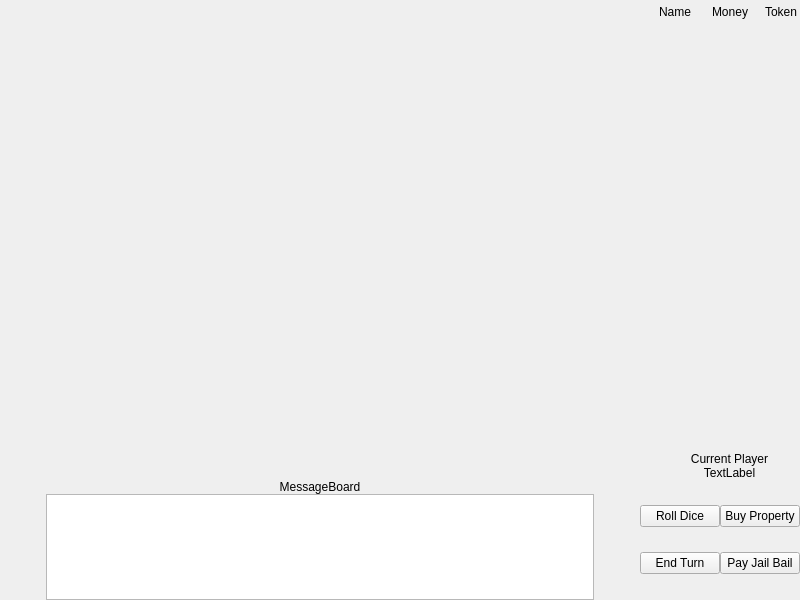
<?xml version="1.0" encoding="UTF-8"?>
<ui version="4.0">
 <class>GameWindow</class>
 <widget class="QMainWindow" name="GameWindow">
  <property name="geometry">
   <rect>
    <x>0</x>
    <y>0</y>
    <width>800</width>
    <height>600</height>
   </rect>
  </property>
  <property name="windowTitle">
   <string>MainWindow</string>
  </property>
  <widget class="QWidget" name="centralwidget">
   <layout class="QVBoxLayout" name="verticalLayout" stretch="8,2">
    <property name="spacing">
     <number>0</number>
    </property>
    <property name="leftMargin">
     <number>0</number>
    </property>
    <property name="topMargin">
     <number>0</number>
    </property>
    <property name="rightMargin">
     <number>0</number>
    </property>
    <property name="bottomMargin">
     <number>0</number>
    </property>
    <item>
     <layout class="QHBoxLayout" name="board_players_layout" stretch="1,12,1,3">
      <property name="spacing">
       <number>0</number>
      </property>
      <item>
       <spacer name="horizontalSpacer_2">
        <property name="orientation">
         <enum>Qt::Orientation::Horizontal</enum>
        </property>
        <property name="sizeHint" stdset="0">
         <size>
          <width>40</width>
          <height>20</height>
         </size>
        </property>
       </spacer>
      </item>
      <item>
       <layout class="QGridLayout" name="board_layout" rowstretch="5,5,5,5,5,5,5,5,5,5,5" columnstretch="5,5,5,5,5,5,5,5,5,5,5" rowminimumheight="0,0,0,0,0,0,0,0,0,0,0" columnminimumwidth="0,0,0,0,0,0,0,0,0,0,0">
        <property name="spacing">
         <number>0</number>
        </property>
        <item row="0" column="8">
         <widget class="QWidget" name="tile_9" native="true"/>
        </item>
        <item row="1" column="10">
         <widget class="QWidget" name="tile_12" native="true"/>
        </item>
        <item row="0" column="1">
         <widget class="QWidget" name="tile_2" native="true"/>
        </item>
        <item row="0" column="10">
         <widget class="QWidget" name="tile_11" native="true"/>
        </item>
        <item row="0" column="4">
         <widget class="QWidget" name="tile_5" native="true"/>
        </item>
        <item row="7" column="10">
         <widget class="QWidget" name="tile_18" native="true"/>
        </item>
        <item row="0" column="2">
         <widget class="QWidget" name="tile_3" native="true"/>
        </item>
        <item row="4" column="10">
         <widget class="QWidget" name="tile_15" native="true"/>
        </item>
        <item row="0" column="9">
         <widget class="QWidget" name="tile_10" native="true"/>
        </item>
        <item row="0" column="5">
         <widget class="QWidget" name="tile_6" native="true"/>
        </item>
        <item row="8" column="10">
         <widget class="QWidget" name="tile_19" native="true"/>
        </item>
        <item row="2" column="10">
         <widget class="QWidget" name="tile_13" native="true"/>
        </item>
        <item row="6" column="10">
         <widget class="QWidget" name="tile_17" native="true"/>
        </item>
        <item row="0" column="6">
         <widget class="QWidget" name="tile_7" native="true"/>
        </item>
        <item row="0" column="0">
         <widget class="QWidget" name="tile_1" native="true"/>
        </item>
        <item row="3" column="10">
         <widget class="QWidget" name="tile_14" native="true"/>
        </item>
        <item row="0" column="7">
         <widget class="QWidget" name="tile_8" native="true"/>
        </item>
        <item row="0" column="3">
         <widget class="QWidget" name="tile_4" native="true"/>
        </item>
        <item row="9" column="10">
         <widget class="QWidget" name="tile_20" native="true"/>
        </item>
        <item row="5" column="10">
         <widget class="QWidget" name="tile_16" native="true"/>
        </item>
        <item row="10" column="10">
         <widget class="QWidget" name="tile_21" native="true"/>
        </item>
        <item row="10" column="9">
         <widget class="QWidget" name="tile_22" native="true"/>
        </item>
        <item row="10" column="8">
         <widget class="QWidget" name="tile_23" native="true"/>
        </item>
        <item row="10" column="7">
         <widget class="QWidget" name="tile_24" native="true"/>
        </item>
        <item row="10" column="6">
         <widget class="QWidget" name="tile_25" native="true"/>
        </item>
        <item row="10" column="5">
         <widget class="QWidget" name="tile_26" native="true"/>
        </item>
        <item row="10" column="4">
         <widget class="QWidget" name="tile_27" native="true"/>
        </item>
        <item row="10" column="3">
         <widget class="QWidget" name="tile_28" native="true"/>
        </item>
        <item row="10" column="2">
         <widget class="QWidget" name="tile_29" native="true"/>
        </item>
        <item row="10" column="1">
         <widget class="QWidget" name="tile_30" native="true"/>
        </item>
        <item row="10" column="0">
         <widget class="QWidget" name="tile_31" native="true"/>
        </item>
        <item row="9" column="0">
         <widget class="QWidget" name="tile_32" native="true"/>
        </item>
        <item row="8" column="0">
         <widget class="QWidget" name="tile_33" native="true"/>
        </item>
        <item row="7" column="0">
         <widget class="QWidget" name="tile_34" native="true"/>
        </item>
        <item row="6" column="0">
         <widget class="QWidget" name="tile_35" native="true"/>
        </item>
        <item row="5" column="0">
         <widget class="QWidget" name="tile_36" native="true"/>
        </item>
        <item row="4" column="0">
         <widget class="QWidget" name="tile_37" native="true"/>
        </item>
        <item row="3" column="0">
         <widget class="QWidget" name="tile_38" native="true"/>
        </item>
        <item row="2" column="0">
         <widget class="QWidget" name="tile_39" native="true"/>
        </item>
        <item row="1" column="0">
         <widget class="QWidget" name="tile_40" native="true"/>
        </item>
        <item row="2" column="2" rowspan="7" colspan="7">
         <widget class="QLabel" name="image">
          <property name="sizePolicy">
           <sizepolicy hsizetype="Ignored" vsizetype="Ignored">
            <horstretch>0</horstretch>
            <verstretch>0</verstretch>
           </sizepolicy>
          </property>
          <property name="text">
           <string/>
          </property>
          <property name="pixmap">
           <pixmap resource="resources.qrc">:/images/res/monopoly_logo.png</pixmap>
          </property>
          <property name="scaledContents">
           <bool>true</bool>
          </property>
         </widget>
        </item>
       </layout>
      </item>
      <item>
       <spacer name="horizontalSpacer">
        <property name="orientation">
         <enum>Qt::Orientation::Horizontal</enum>
        </property>
        <property name="sizeHint" stdset="0">
         <size>
          <width>40</width>
          <height>20</height>
         </size>
        </property>
       </spacer>
      </item>
      <item>
       <layout class="QVBoxLayout" name="verticalLayout_2" stretch="1,20">
        <property name="spacing">
         <number>0</number>
        </property>
        <item>
         <layout class="QHBoxLayout" name="horizontalLayout_3" stretch="3,3,2">
          <item>
           <widget class="QLabel" name="label_3">
            <property name="autoFillBackground">
             <bool>true</bool>
            </property>
            <property name="text">
             <string>Name</string>
            </property>
            <property name="alignment">
             <set>Qt::AlignmentFlag::AlignLeading|Qt::AlignmentFlag::AlignLeft|Qt::AlignmentFlag::AlignVCenter</set>
            </property>
           </widget>
          </item>
          <item>
           <widget class="QLabel" name="label_4">
            <property name="autoFillBackground">
             <bool>true</bool>
            </property>
            <property name="text">
             <string>Money</string>
            </property>
            <property name="alignment">
             <set>Qt::AlignmentFlag::AlignLeading|Qt::AlignmentFlag::AlignLeft|Qt::AlignmentFlag::AlignVCenter</set>
            </property>
           </widget>
          </item>
          <item>
           <widget class="QLabel" name="label_2">
            <property name="autoFillBackground">
             <bool>true</bool>
            </property>
            <property name="text">
             <string>Token</string>
            </property>
            <property name="alignment">
             <set>Qt::AlignmentFlag::AlignLeading|Qt::AlignmentFlag::AlignLeft|Qt::AlignmentFlag::AlignVCenter</set>
            </property>
           </widget>
          </item>
         </layout>
        </item>
        <item>
         <layout class="QVBoxLayout" name="players_widget_layout">
          <item>
           <spacer name="verticalSpacer">
            <property name="orientation">
             <enum>Qt::Orientation::Vertical</enum>
            </property>
            <property name="sizeHint" stdset="0">
             <size>
              <width>20</width>
              <height>40</height>
             </size>
            </property>
           </spacer>
          </item>
          <item>
           <widget class="QLabel" name="label">
            <property name="autoFillBackground">
             <bool>true</bool>
            </property>
            <property name="text">
             <string>Current Player</string>
            </property>
            <property name="alignment">
             <set>Qt::AlignmentFlag::AlignCenter</set>
            </property>
           </widget>
          </item>
          <item>
           <widget class="QLabel" name="currentPlayer">
            <property name="autoFillBackground">
             <bool>true</bool>
            </property>
            <property name="text">
             <string>TextLabel</string>
            </property>
            <property name="alignment">
             <set>Qt::AlignmentFlag::AlignCenter</set>
            </property>
           </widget>
          </item>
          <item>
           <widget class="QWidget" name="widget" native="true"/>
          </item>
         </layout>
        </item>
       </layout>
      </item>
     </layout>
    </item>
    <item>
     <layout class="QHBoxLayout" name="action_layout" stretch="1,12,1,3">
      <property name="spacing">
       <number>0</number>
      </property>
      <item>
       <spacer name="horizontalSpacer_4">
        <property name="orientation">
         <enum>Qt::Orientation::Horizontal</enum>
        </property>
        <property name="sizeHint" stdset="0">
         <size>
          <width>40</width>
          <height>20</height>
         </size>
        </property>
       </spacer>
      </item>
      <item>
       <layout class="QVBoxLayout" name="verticalLayout_3">
        <item>
         <widget class="QLabel" name="label_5">
          <property name="autoFillBackground">
           <bool>true</bool>
          </property>
          <property name="text">
           <string>MessageBoard</string>
          </property>
          <property name="alignment">
           <set>Qt::AlignmentFlag::AlignCenter</set>
          </property>
         </widget>
        </item>
        <item>
         <widget class="QTextEdit" name="message_board">
          <property name="font">
           <font>
            <pointsize>14</pointsize>
           </font>
          </property>
          <property name="readOnly">
           <bool>true</bool>
          </property>
         </widget>
        </item>
       </layout>
      </item>
      <item>
       <spacer name="horizontalSpacer_3">
        <property name="orientation">
         <enum>Qt::Orientation::Horizontal</enum>
        </property>
        <property name="sizeHint" stdset="0">
         <size>
          <width>40</width>
          <height>20</height>
         </size>
        </property>
       </spacer>
      </item>
      <item>
       <layout class="QGridLayout" name="gridLayout_3">
        <item row="0" column="0">
         <widget class="QPushButton" name="rollDice">
          <property name="sizePolicy">
           <sizepolicy hsizetype="Preferred" vsizetype="Fixed">
            <horstretch>0</horstretch>
            <verstretch>0</verstretch>
           </sizepolicy>
          </property>
          <property name="text">
           <string>Roll Dice</string>
          </property>
         </widget>
        </item>
        <item row="1" column="0">
         <widget class="QPushButton" name="endTurn">
          <property name="text">
           <string>End Turn</string>
          </property>
         </widget>
        </item>
        <item row="0" column="1">
         <widget class="QPushButton" name="buyProperty">
          <property name="sizePolicy">
           <sizepolicy hsizetype="Preferred" vsizetype="Fixed">
            <horstretch>0</horstretch>
            <verstretch>0</verstretch>
           </sizepolicy>
          </property>
          <property name="text">
           <string>Buy Property</string>
          </property>
         </widget>
        </item>
        <item row="1" column="1">
         <widget class="QPushButton" name="jailBail">
          <property name="text">
           <string>Pay Jail Bail</string>
          </property>
         </widget>
        </item>
       </layout>
      </item>
     </layout>
    </item>
   </layout>
  </widget>
 </widget>
 <resources>
  <include location="resources.qrc"/>
 </resources>
 <connections/>
</ui>
